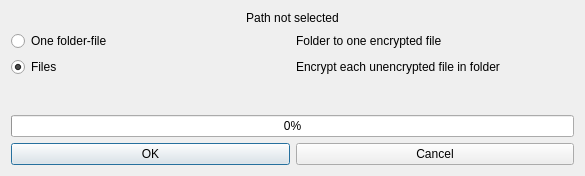
<?xml version="1.0" encoding="UTF-8"?>
<ui version="4.0">
 <class>FolderEncrypt</class>
 <widget class="QDialog" name="FolderEncrypt">
  <property name="geometry">
   <rect>
    <x>0</x>
    <y>0</y>
    <width>585</width>
    <height>176</height>
   </rect>
  </property>
  <property name="windowTitle">
   <string>Select folder encrypt type</string>
  </property>
  <layout class="QGridLayout" name="gridLayout">
   <item row="3" column="0">
    <layout class="QHBoxLayout" name="horizontalLayout_4">
     <item>
      <widget class="QPushButton" name="pushButton_apply">
       <property name="text">
        <string>OK</string>
       </property>
      </widget>
     </item>
     <item>
      <widget class="QPushButton" name="pushButton_cancel">
       <property name="text">
        <string>Cancel</string>
       </property>
      </widget>
     </item>
    </layout>
   </item>
   <item row="0" column="0">
    <layout class="QVBoxLayout" name="verticalLayout">
     <item>
      <widget class="QLabel" name="path">
       <property name="text">
        <string>Path not selected</string>
       </property>
       <property name="alignment">
        <set>Qt::AlignCenter</set>
       </property>
      </widget>
     </item>
     <item>
      <layout class="QHBoxLayout" name="horizontalLayout">
       <item>
        <widget class="QRadioButton" name="radioButton_one">
         <property name="text">
          <string>One folder-file</string>
         </property>
        </widget>
       </item>
       <item>
        <widget class="QLabel" name="label">
         <property name="text">
          <string>Folder to one encrypted file</string>
         </property>
        </widget>
       </item>
      </layout>
     </item>
     <item>
      <layout class="QHBoxLayout" name="horizontalLayout_3">
       <item>
        <widget class="QRadioButton" name="radioButton_files">
         <property name="text">
          <string>Files</string>
         </property>
         <property name="checked">
          <bool>true</bool>
         </property>
        </widget>
       </item>
       <item>
        <widget class="QLabel" name="label_3">
         <property name="text">
          <string>Encrypt each unencrypted file in folder</string>
         </property>
        </widget>
       </item>
      </layout>
     </item>
    </layout>
   </item>
   <item row="1" column="0">
    <spacer name="verticalSpacer">
     <property name="orientation">
      <enum>Qt::Vertical</enum>
     </property>
     <property name="sizeHint" stdset="0">
      <size>
       <width>20</width>
       <height>40</height>
      </size>
     </property>
    </spacer>
   </item>
   <item row="2" column="0">
    <widget class="QProgressBar" name="progressBar">
     <property name="enabled">
      <bool>true</bool>
     </property>
     <property name="value">
      <number>0</number>
     </property>
     <property name="textVisible">
      <bool>true</bool>
     </property>
    </widget>
   </item>
  </layout>
 </widget>
 <resources/>
 <connections/>
</ui>
